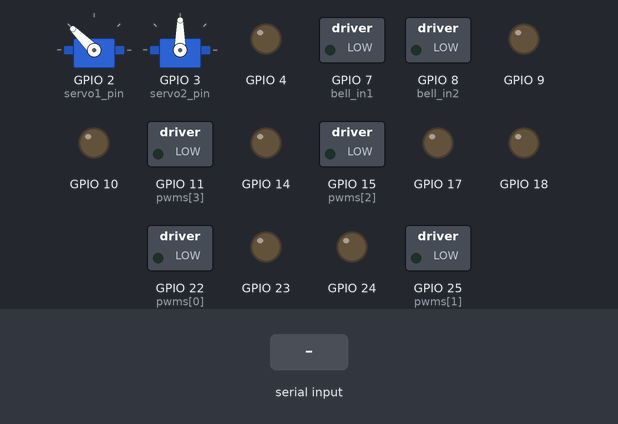
The program below on a simulated Raspberry Pi (BCM pin numbers). On the bench: 2 × servo, switched loads named in the program (green lamp = pin HIGH), output pins drawn as LEDs (lit = HIGH). Inputs (shaded band) come from the test bench. Servo angles are drawn from the pulse width (0.5 ms = 0°, 2.5 ms = 180°); the clock reads 2024-03-15 10:24:30 at power-on unless the program sets it; what the program prints to the terminal is not drawn.

Above: at 1.6 s.
1.7 s: "a" typed at the terminal, then Enter
At 2.1 s:
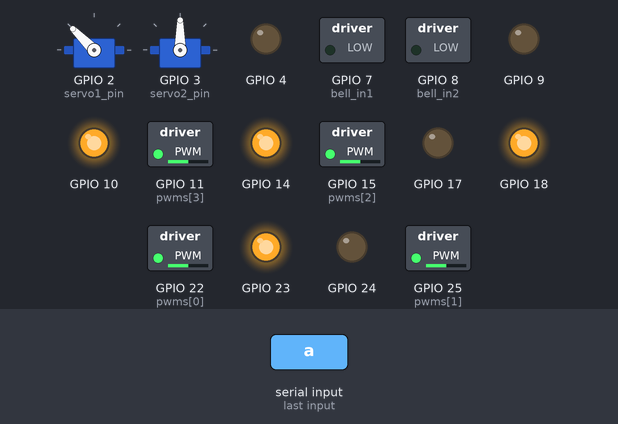
3.7 s: "d" typed at the terminal, then Enter
At 4.0 s:
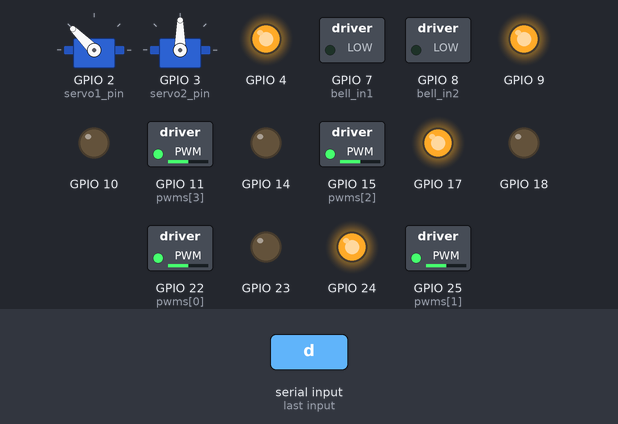
5.7 s: "s" typed at the terminal, then Enter
At 6.1 s:
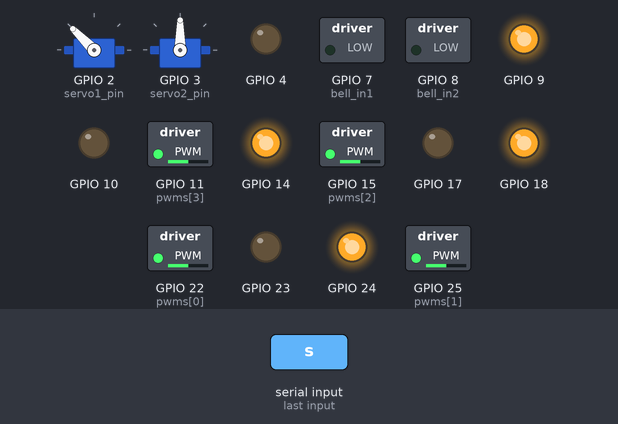
7.7 s: "w" typed at the terminal, then Enter
At 8.1 s:
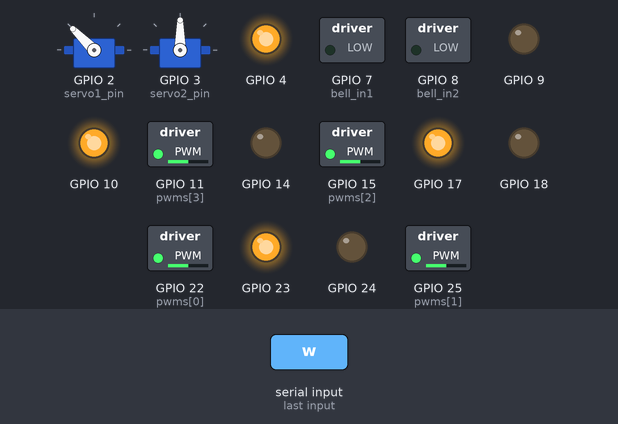
9.7 s: "h" typed at the terminal, then Enter
At 10.8 s:
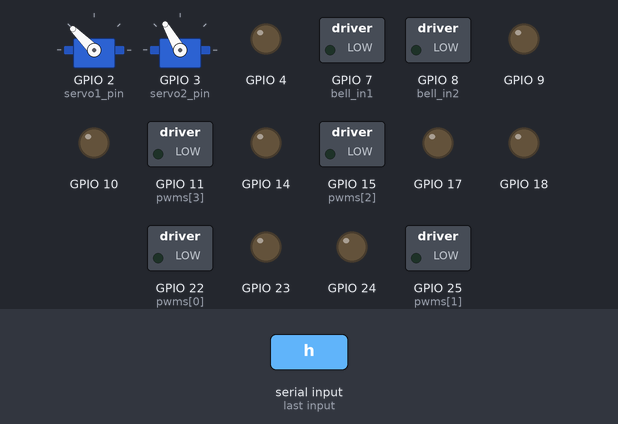
11.2 s: "j" typed at the terminal, then Enter
At 12.1 s:
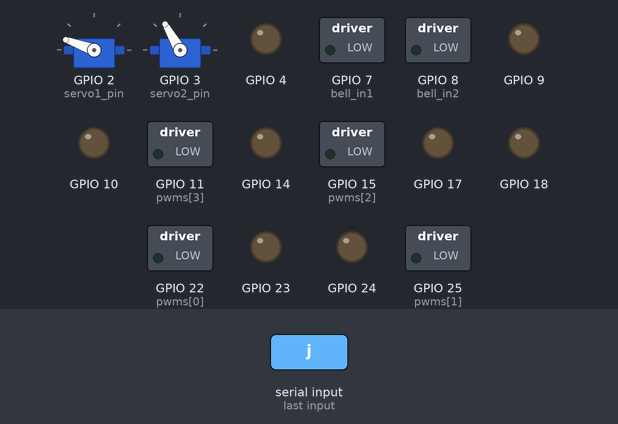
Timing chart, 0 to 13.7 s (numbered marks = the images above; inputs shaded):
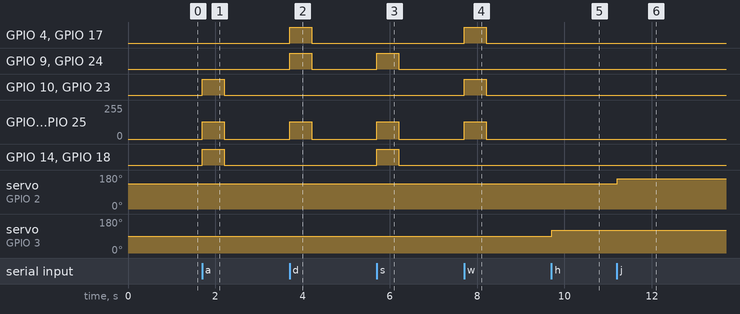

The program:

control_v3.py
```python
#!/usr/bin/python
import RPi.GPIO as GPIO
import time
import sys
import select
import termios
import tty
from collections import deque

# 初始化GPIO
GPIO.setmode(GPIO.BCM)
GPIO.setwarnings(False)

# ===== 电机引脚定义 =====
lf_in1, lf_in2, lf_en = 17, 18, 22
rf_in1, rf_in2, rf_en = 23, 24, 25
lb_in1, lb_in2, lb_en = 4, 14, 15
rb_in1, rb_in2, rb_en = 10, 9, 11

# ===== 舵机引脚定义 =====
servo1_pin = 2  # GPIO2 (物理针脚3)
servo2_pin = 3  # GPIO3 (物理针脚5)
servo_center = 7.5  # 舵机中位占空比(1ms-2ms脉宽对应50Hz PWM)

# ===== 闹铃引脚定义 =====
bell_in1, bell_in2 = 7, 8  # 接 L298N 的 IN1 和 IN2

# 初始化所有GPIO
all_pins = [lf_in1, lf_in2, lf_en, rf_in1, rf_in2, rf_en,
            lb_in1, lb_in2, lb_en, rb_in1, rb_in2, rb_en,
            servo1_pin, servo2_pin,
            bell_in1, bell_in2]  # 加入闹铃控制引脚

for pin in all_pins:
    GPIO.setup(pin, GPIO.OUT)
    GPIO.output(pin, False)

# 初始化电机PWM
pwm_pins = [lf_en, rf_en, lb_en, rb_en]
pwms = [GPIO.PWM(pin, 1000) for pin in pwm_pins]  # 电机PWM频率1kHz
for pwm in pwms:
    pwm.start(0)

# 初始化舵机PWM
servo1 = GPIO.PWM(servo1_pin, 50)  # 舵机1，50Hz标准频率
servo2 = GPIO.PWM(servo2_pin, 50)  # 舵机2
servo1.start(0)
servo2.start(0)

# ===== 闹铃控制函数 =====
def bell_on():
    """打开闹铃（正向通电）"""
    GPIO.output(bell_in1, GPIO.HIGH)
    GPIO.output(bell_in2, GPIO.LOW)

def bell_off():
    """关闭闹铃"""
    GPIO.output(bell_in1, GPIO.LOW)
    GPIO.output(bell_in2, GPIO.LOW)


# ===== 电机控制函数 =====
def set_motor(pwm, in1, in2, speed):
    if speed > 0:
        GPIO.output(in1, True)
        GPIO.output(in2, False)
        pwm.ChangeDutyCycle(speed)
    elif speed < 0:
        GPIO.output(in1, False)
        GPIO.output(in2, True)
        pwm.ChangeDutyCycle(-speed)
    else:
        GPIO.output(in1, False)
        GPIO.output(in2, False)
        pwm.ChangeDutyCycle(0)

def forward(speed=50):
    set_motor(pwms[0], lf_in1, lf_in2, speed)
    set_motor(pwms[1], rf_in1, rf_in2, speed)
    set_motor(pwms[2], lb_in1, lb_in2, speed)
    set_motor(pwms[3], rb_in1, rb_in2, speed)

def backward(speed=50):
    set_motor(pwms[0], lf_in1, lf_in2, -speed)
    set_motor(pwms[1], rf_in1, rf_in2, -speed)
    set_motor(pwms[2], lb_in1, lb_in2, -speed)
    set_motor(pwms[3], rb_in1, rb_in2, -speed)

def left(speed=50):
    set_motor(pwms[0], lf_in1, lf_in2, -speed)
    set_motor(pwms[1], rf_in1, rf_in2, speed)
    set_motor(pwms[2], lb_in1, lb_in2, -speed)
    set_motor(pwms[3], rb_in1, rb_in2, speed)

def right(speed=50):
    set_motor(pwms[0], lf_in1, lf_in2, speed)
    set_motor(pwms[1], rf_in1, rf_in2, -speed)
    set_motor(pwms[2], lb_in1, lb_in2, speed)
    set_motor(pwms[3], rb_in1, rb_in2, -speed)

def stop():
    for pin in all_pins:
        GPIO.output(pin, False)
    for pwm in pwms:
        pwm.ChangeDutyCycle(0)


# ===== 舵机控制函数 =====
def set_servo(servo, angle, tracker):
    """设置舵机角度(0-180度)"""
    duty = angle / 18 + 2.5  # 角度转占空比(0°=2.5%, 180°=12.5%)
    servo.ChangeDutyCycle(duty)
    time.sleep(0.1)  # 稳定时间
    servo.ChangeDutyCycle(0)  # 防止抖舵
    time.sleep(0.1)  # 稳定时间
    if tracker:
        tracker.last_ang_time = time.time()

def center_servos(tracker=None):
    """舵机回中"""
    set_servo(servo1, 135, tracker)
    set_servo(servo2, 90, tracker)
    print("\r舵机已回中", end='')

def center_ang_servos(tracker=None, anglthed=0.2):
    delt = time.time() - tracker.last_ang_time
    if delt > anglthed:
        center_servos(tracker)
        tracker.servo1_angle = 135
        tracker.servo2_angle = 90

def up_ang_servos(tracker, anglthed=0.2):
    delt = time.time() - tracker.last_ang_time
    if delt > anglthed:
        angle = tracker.servo1_angle - 25
        if angle >= 90:
            tracker.servo1_angle = angle
            set_servo(servo1, tracker.servo1_angle, tracker)

def down_ang_servos(tracker, anglthed=0.2):
    delt = time.time() - tracker.last_ang_time
    if delt > anglthed:
        angle = tracker.servo1_angle + 25
        if angle <= 180:
            tracker.servo1_angle = angle
            set_servo(servo1, tracker.servo1_angle, tracker)

def left_ang_servos(tracker, anglthed=0.2):
    delt = time.time() - tracker.last_ang_time
    if delt > anglthed:
        angle = tracker.servo2_angle + 30
        if angle <= 135:
            tracker.servo2_angle = angle
            set_servo(servo2, tracker.servo2_angle, tracker)

def right_ang_servos(tracker, anglthed=0.2):
    delt = time.time() - tracker.last_ang_time
    if delt > anglthed:
        angle = tracker.servo2_angle - 30
        if angle >= 45:
            tracker.servo2_angle = angle
            set_servo(servo2, tracker.servo2_angle, tracker)


# ===== 键盘控制类 =====
class KeyTracker:
    def __init__(self):
        self.fd = sys.stdin.fileno()
        self.old_settings = termios.tcgetattr(self.fd)
        tty.setcbreak(self.fd)
        self.key_states = {
            'forward_move': False,
            'backward_move': False,
            'left_turn': False,
            'right_turn': False,
            'bell_ring': False,       # 新增：闹铃状态
        }
        self.servo1_angle = 135
        self.servo2_angle = 90
        self.last_key_time = time.time()
        self.last_ang_time = time.time()
        self.combo_hits = 0

    def get_key_event(self):
        """检测按键按下/抬起事件"""
        if select.select([sys.stdin], [], [], 0)[0]:
            ch = sys.stdin.read(1)
            if ch.lower() in ['w', 's', 'a', 'd']:
                self.last_key_time = time.time()
                self.combo_hits += 1
                return self._handle_arrow_key(ch)
            elif ch.lower() in ['h', 'j', 'k', 'l', 'b']:  # 添加 'b'
                self.last_key_time = time.time()
                self.combo_hits += 1
                return self._handle_cam_key(ch)
            elif ch.lower() == 'q':
                return 'quit'
            elif ch.lower() == 'c':
                return 'center_ang'
            return None
        else:
            return self._check_key_release()

    def _handle_arrow_key(self, ch):
        if ch == 'w':
            self.key_states['forward_move'] = True
            return 'forward_move'
        elif ch == 's':
            self.key_states['backward_move'] = True
            return 'backward_move'
        elif ch == 'a':
            self.key_states['left_turn'] = True
            return 'left_turn'
        elif ch == 'd':
            self.key_states['right_turn'] = True
            return 'right_turn'
        return None

    def _handle_cam_key(self, ch):
        if ch == 'k':
            self.key_states['up_ang'] = True
            return 'up_ang'
        elif ch == 'j':
            self.key_states['down_ang'] = True
            return 'down_ang'
        elif ch == 'h':
            self.key_states['left_ang'] = True
            return 'left_ang'
        elif ch == 'l':
            self.key_states['right_ang'] = True
            return 'right_ang'
        elif ch == 'b':
            self.key_states['bell_ring'] = True
            return 'bell_ring'
        return None

    def _check_key_release(self):
        """检查是否有按键抬起"""
        now = time.time()
        key_released = False
        if self.combo_hits > 0:
            if self.combo_hits == 1:
                if now - self.last_key_time > 0.5:
                    key_released = True
            else:
                if now - self.last_key_time > 0.1:
                    key_released = True
        if key_released:
            self.last_key_time = now
            for key in list(self.key_states.keys()):
                if self.key_states[key]:
                    self.key_states[key] = False
                    self.combo_hits = 0
                    return f"{key}_release"
        return None

    def cleanup(self):
        termios.tcsetattr(self.fd, termios.TCSADRAIN, self.old_settings)

    def print_info(self, action):
        print(f"\r当前操作: {action} | 舵机1: {self.servo1_angle}° 舵机2: {self.servo2_angle}°", end='')


if __name__ == "__main__":
    tracker = KeyTracker()
    center_servos()  # 初始化舵机位置

    try:
        print("控制说明:")
        print("方向键: 移动小车 | WASD: 控制舵机 | B: 按住鸣铃 | C: 舵机回中 | Q: 退出")

        while True:
            event = tracker.get_key_event()

            if event == 'quit':
                break

            # 小车运动控制
            elif event == 'forward_move':
                forward()
                tracker.print_info('前进')
            elif event == 'backward_move':
                backward()
                tracker.print_info('后退')
            elif event == 'left_turn':
                left()
                tracker.print_info('左转')
            elif event == 'right_turn':
                right()
                tracker.print_info('右转')

            # 舵机控制
            elif event == 'up_ang':
                up_ang_servos(tracker)
                tracker.print_info('上看')
            elif event == 'down_ang':
                down_ang_servos(tracker)
                tracker.print_info('下看')
            elif event == 'left_ang':
                left_ang_servos(tracker)
                tracker.print_info('左看')
            elif event == 'right_ang':
                right_ang_servos(tracker)
                tracker.print_info('右看')
            elif event == 'center_ang':
                center_ang_servos(tracker)
                tracker.print_info('回中')

            # 闹铃控制
            elif event == 'bell_ring':
                bell_on()
                tracker.print_info('鸣铃中')

            # 停止检测（包括所有动作和闹铃）
            elif event and event.endswith('_release'):
                stop()
                if tracker.key_states['bell_ring']:
                    bell_off()  # 确保闹铃关闭
                tracker.print_info('停止')

            time.sleep(0.01)

    finally:
        tracker.cleanup()
        stop()
        bell_off()  # 再次确保关闭
        center_servos()
        GPIO.cleanup()
        print("\n程序安全退出")
```

Measured:
- after the input at 1.7 s, GPIO 10, GPIO 14, GPIO 18, GPIO 23: LOW → HIGH at once, → LOW 0.50 s later; GPIO 11 (pwms[3]), GPIO 15 (pwms[2]), GPIO 22 (pwms[0]), GPIO 25 (pwms[1]): 0/255 → 128/255 at once, → 0/255 0.50 s later
- after the input at 3.7 s, GPIO 4, GPIO 9, GPIO 17, GPIO 24: LOW → HIGH at once, → LOW 0.50 s later; GPIO 11 (pwms[3]), GPIO 15 (pwms[2]), GPIO 22 (pwms[0]), GPIO 25 (pwms[1]): 0/255 → 128/255 at once, → 0/255 0.50 s later
- after the input at 5.7 s, GPIO 9, GPIO 14, GPIO 18, GPIO 24: LOW → HIGH at once, → LOW 0.50 s later; GPIO 11 (pwms[3]), GPIO 15 (pwms[2]), GPIO 22 (pwms[0]), GPIO 25 (pwms[1]): 0/255 → 128/255 at once, → 0/255 0.50 s later
- after the input at 7.7 s, GPIO 4, GPIO 10, GPIO 17, GPIO 23: LOW → HIGH at once, → LOW 0.50 s later; GPIO 11 (pwms[3]), GPIO 15 (pwms[2]), GPIO 22 (pwms[0]), GPIO 25 (pwms[1]): 0/255 → 128/255 at once, → 0/255 0.50 s later
- after the input at 9.7 s, servo on GPIO 3 (servo2_pin): 90° → 120° at once
- after the input at 11.2 s, servo on GPIO 2 (servo1_pin): 135° → 160° at once
